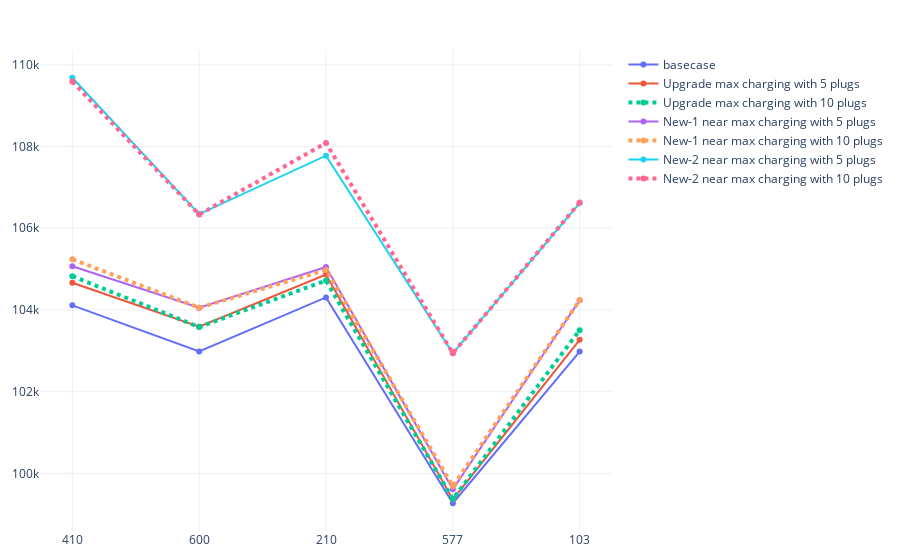

The notebook cell saved with this chart:
### Markdown cell above
## 5.2 eVMT

### Code cell
# evmt
fig = go.Figure()
fig.add_trace(go.Scatter(x=seeds, y=count_stats[(500 <= count_stats['analysis_id']) & (count_stats['analysis_id']<= 504)].sort_values('analysis_id')['evmt'],
                    mode='lines+markers',
                    name='basecase'))
fig.add_trace(go.Scatter(x=seeds, y=count_stats[(536 <= count_stats['analysis_id']) & (count_stats['analysis_id']<= 540)].sort_values('analysis_id')['evmt'],
                    mode='lines+markers',
                    name='Upgrade max charging with 5 plugs'))
fig.add_trace(go.Scatter(x=seeds, y=count_stats[(541 <= count_stats['analysis_id']) & (count_stats['analysis_id']<= 545)].sort_values('analysis_id')['evmt'],
                    mode='lines+markers',
                    name='Upgrade max charging with 10 plugs', line=dict(width=4, dash='dot')))
fig.add_trace(go.Scatter(x=seeds, y=count_stats[(546 <= count_stats['analysis_id']) & (count_stats['analysis_id']<= 550)].sort_values('analysis_id')['evmt'],
                    mode='lines+markers',
                    name='New-1 near max charging with 5 plugs'))
fig.add_trace(go.Scatter(x=seeds, y=count_stats[(551 <= count_stats['analysis_id']) & (count_stats['analysis_id']<= 555)].sort_values('analysis_id')['evmt'],
                    mode='lines+markers',
                    name='New-1 near max charging with 10 plugs', line=dict(width=4, dash='dot')))
fig.add_trace(go.Scatter(x=seeds, y=count_stats[(556 <= count_stats['analysis_id']) & (count_stats['analysis_id']<= 560)].sort_values('analysis_id')['evmt'],
                    mode='lines+markers',
                    name='New-2 near max charging with 5 plugs'))
fig.add_trace(go.Scatter(x=seeds, y=count_stats[(561 <= count_stats['analysis_id']) & (count_stats['analysis_id']<= 565)].sort_values('analysis_id')['evmt'],
                    mode='lines+markers',
                    name='New-2 near max charging with 10 plugs', line=dict(width=4, dash='dot')))
fig.update_xaxes(type='category')
fig.update_layout(margin=dict(l=20, r=20, t=50, b=20), uniformtext_minsize=8, uniformtext_mode='hide', template='plotly_white')
fig.show()

### Figure 1 — Plotly figure (JSON) as saved in the notebook; plotly's stock layout.template omitted (floating-point values rounded to 4 significant figures)
{"data": [{"mode": "lines+markers", "name": "basecase", "type": "scatter", "x": ["410", "600", "210", "577", "103"], "y": [104113, 102984, 104307, 99270, 102981]}, {"mode": "lines+markers", "name": "Upgrade max charging with 5 plugs", "type": "scatter", "x": ["410", "600", "210", "577", "103"], "y": [104665, 103590, 104865, 99363, 103269]}, {"line": {"dash": "dot", "width": 4}, "mode": "lines+markers", "name": "Upgrade max charging with 10 plugs", "type": "scatter", "x": ["410", "600", "210", "577", "103"], "y": [104827, 103582, 104719, 99370, 103505]}, {"mode": "lines+markers", "name": "New-1 near max charging with 5 plugs", "type": "scatter", "x": ["410", "600", "210", "577", "103"], "y": [105069, 104053, 105053, 99609, 104236]}, {"line": {"dash": "dot", "width": 4}, "mode": "lines+markers", "name": "New-1 near max charging with 10 plugs", "type": "scatter", "x": ["410", "600", "210", "577", "103"], "y": [105240, 104054, 104980, 99684, 104237]}, {"mode": "lines+markers", "name": "New-2 near max charging with 5 plugs", "type": "scatter", "x": ["410", "600", "210", "577", "103"], "y": [109682, 106346, 107775, 102939, 106617]}, {"line": {"dash": "dot", "width": 4}, "mode": "lines+markers", "name": "New-2 near max charging with 10 plugs", "type": "scatter", "x": ["410", "600", "210", "577", "103"], "y": [109590, 106337, 108087, 102941, 106630]}], "layout": {"autosize": true, "margin": {"b": 20, "l": 20, "r": 20, "t": 50}, "uniformtext": {"minsize": 8, "mode": "hide"}, "xaxis": {"autorange": true, "range": [-0.2411, 4.241], "type": "category"}, "yaxis": {"autorange": true, "range": [98560.0, 110400.0], "type": "linear"}}}
